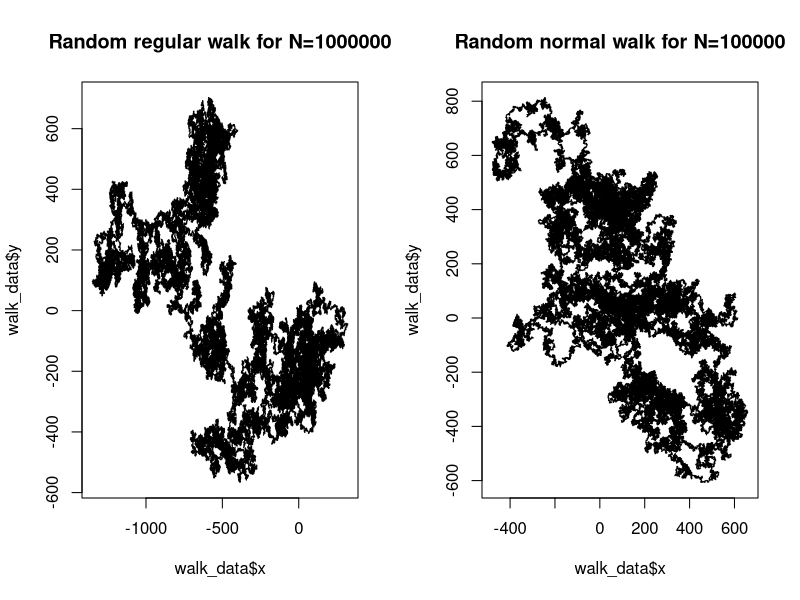
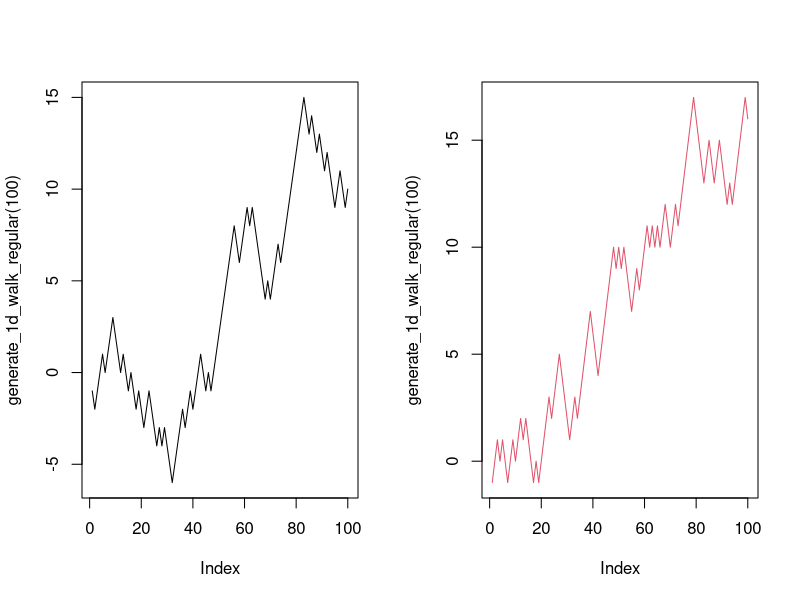
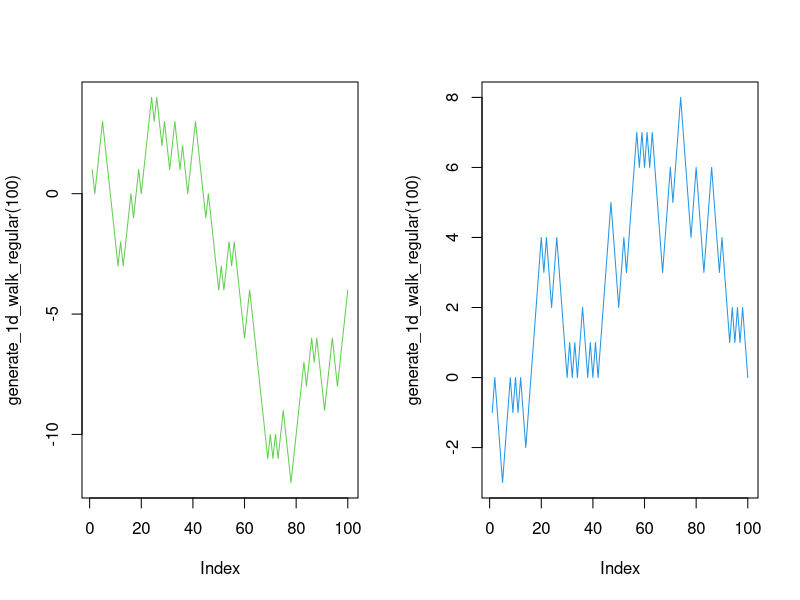
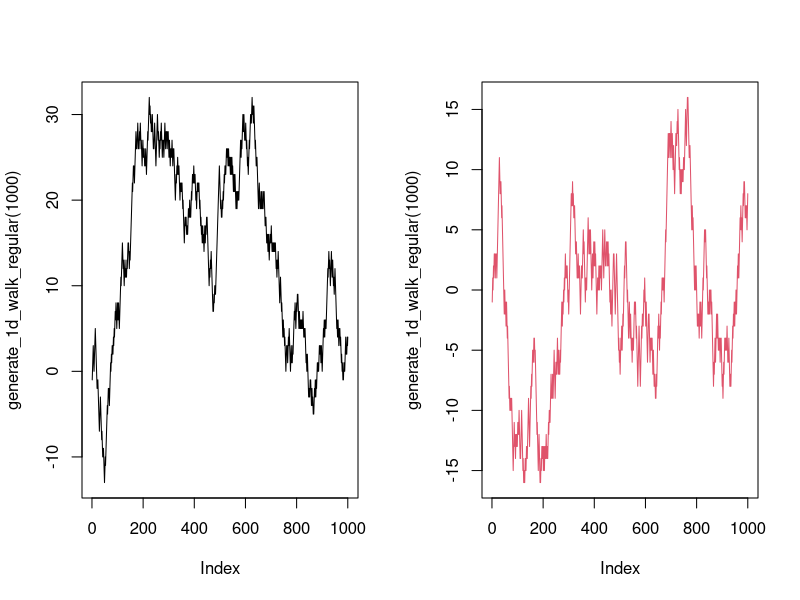
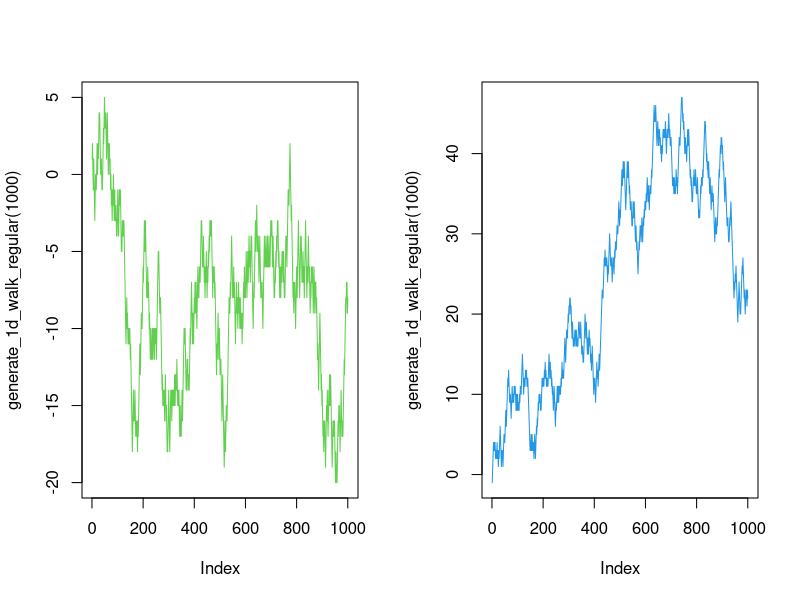
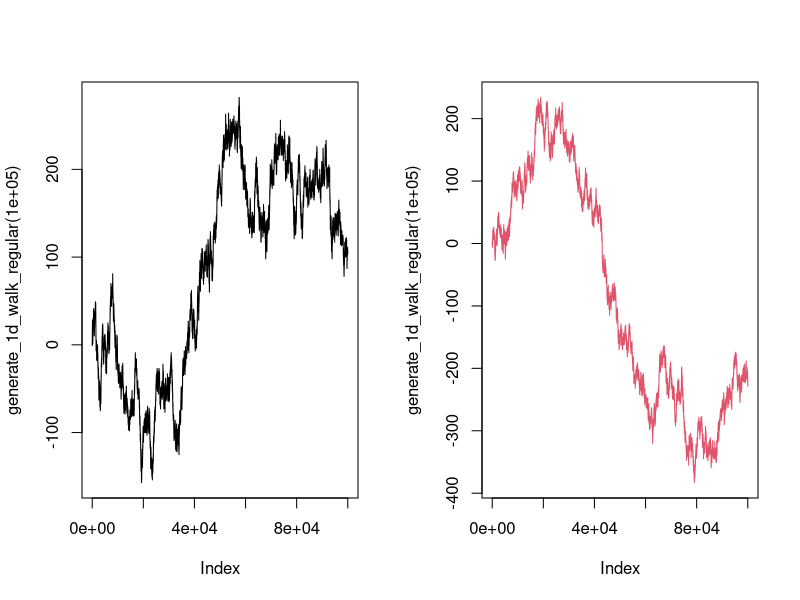
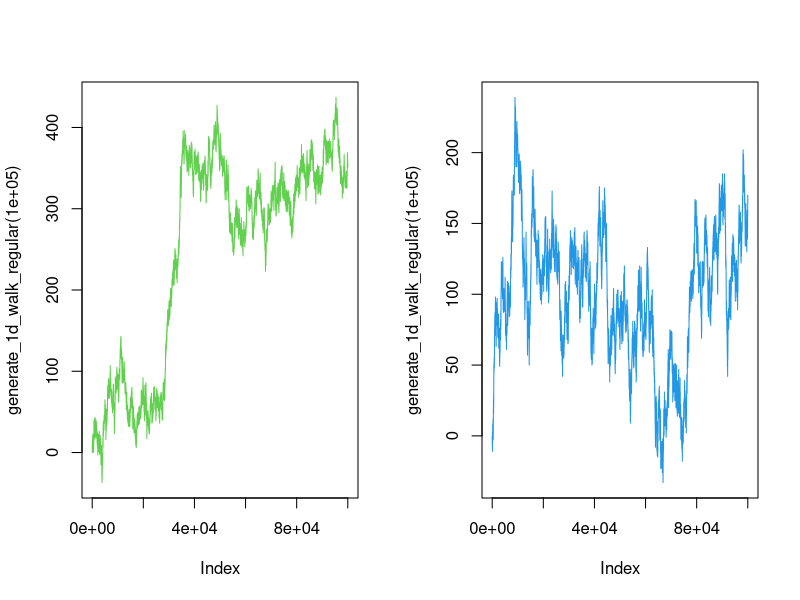
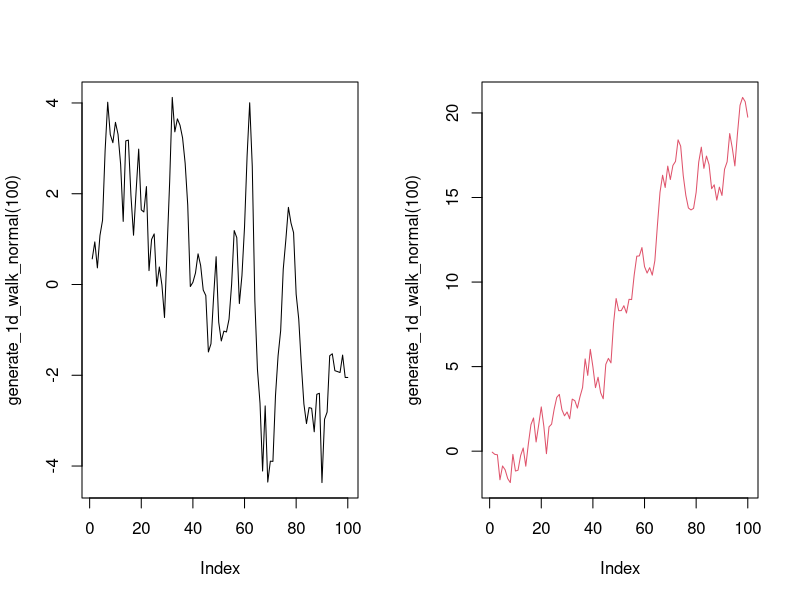

Here is the R script that generated these plots, in order:
# Function to generate a 1D random walk with regular left-right displacements
generate_1d_walk_regular <- function(N) {
  steps <- sample(c(-1, 1), N, replace = TRUE)
  positions <- cumsum(steps)
  return(positions)
}

# Function to generate a 1D random walk with normal (gaussian) displacements
generate_1d_walk_normal <- function(N) {
  steps <- rnorm(N)
  positions <- cumsum(steps)
  return(positions)
}

# Function to generate a 2D random walk with regular left-right displacements
generate_2d_walk_regular <- function(N) {
  x_steps <- sample(c(-1, 1), N, replace = TRUE)
  y_steps <- sample(c(-1, 1), N, replace = TRUE)
  x_positions <- cumsum(x_steps)
  y_positions <- cumsum(y_steps)
  return(data.frame(x = x_positions, y = y_positions))
}

# Function to generate a 2D random walk with normal (gaussian) displacements
generate_2d_walk_normal <- function(N) {
  x_steps <- rnorm(N)
  y_steps <- rnorm(N)
  x_positions <- cumsum(x_steps)
  y_positions <- cumsum(y_steps)
  return(data.frame(x = x_positions, y = y_positions))
}

# Plot several 1D random walks
experiments = 4
par(mfrow = c(1,2))
walk_data <- generate_2d_walk_regular(1000000)
plot(walk_data$x, walk_data$y, type = 'l', main = 'Random regular walk for N=1000000')
walk_data <- generate_2d_walk_normal(1000000)
plot(walk_data$x, walk_data$y, type = 'l',main = 'Random normal walk for N=100000')


for (i in 1:experiments) plot(generate_1d_walk_regular(100), type = 'l', col = i)
for (i in 1:experiments) plot(generate_1d_walk_regular(1000), type = 'l', col = i)
for (i in 1:experiments) plot(generate_1d_walk_regular(100000), type = 'l', col = i)


for (i in 1:experiments) plot(generate_1d_walk_normal(100), type = 'l', col = i)
for (i in 1:experiments) plot(generate_1d_walk_normal(1000), type = 'l', col = i)
for (i in 1:experiments) plot(generate_1d_walk_normal(100000), type = 'l', col = i)


# Plot several 2D random walks
for (i in 1:experiments) {
  walk_data <- generate_2d_walk_regular(100000)
  plot(walk_data$x, walk_data$y, type = 'l', col = i)
} 
for (i in 1:experiments) {
  walk_data <- generate_2d_walk_regular(1000)
  plot(walk_data$x, walk_data$y, type = 'l', col = i)
} 
for (i in 1:experiments) {
  walk_data <- generate_2d_walk_regular(100000)
  plot(walk_data$x, walk_data$y, type = 'l', col = i)
} 

for (i in 1:experiments) {
  walk_data <- generate_2d_walk_normal(100)
  plot(walk_data$x, walk_data$y, type = 'l', col = i)
}

for (i in 1:experiments) {
  walk_data <- generate_2d_walk_normal(1000)
  plot(walk_data$x, walk_data$y, type = 'l', col = i)
}

for (i in 1:experiments) {
  walk_data <- generate_2d_walk_normal(100000)
  plot(walk_data$x, walk_data$y, type = 'l', col = i)
}

